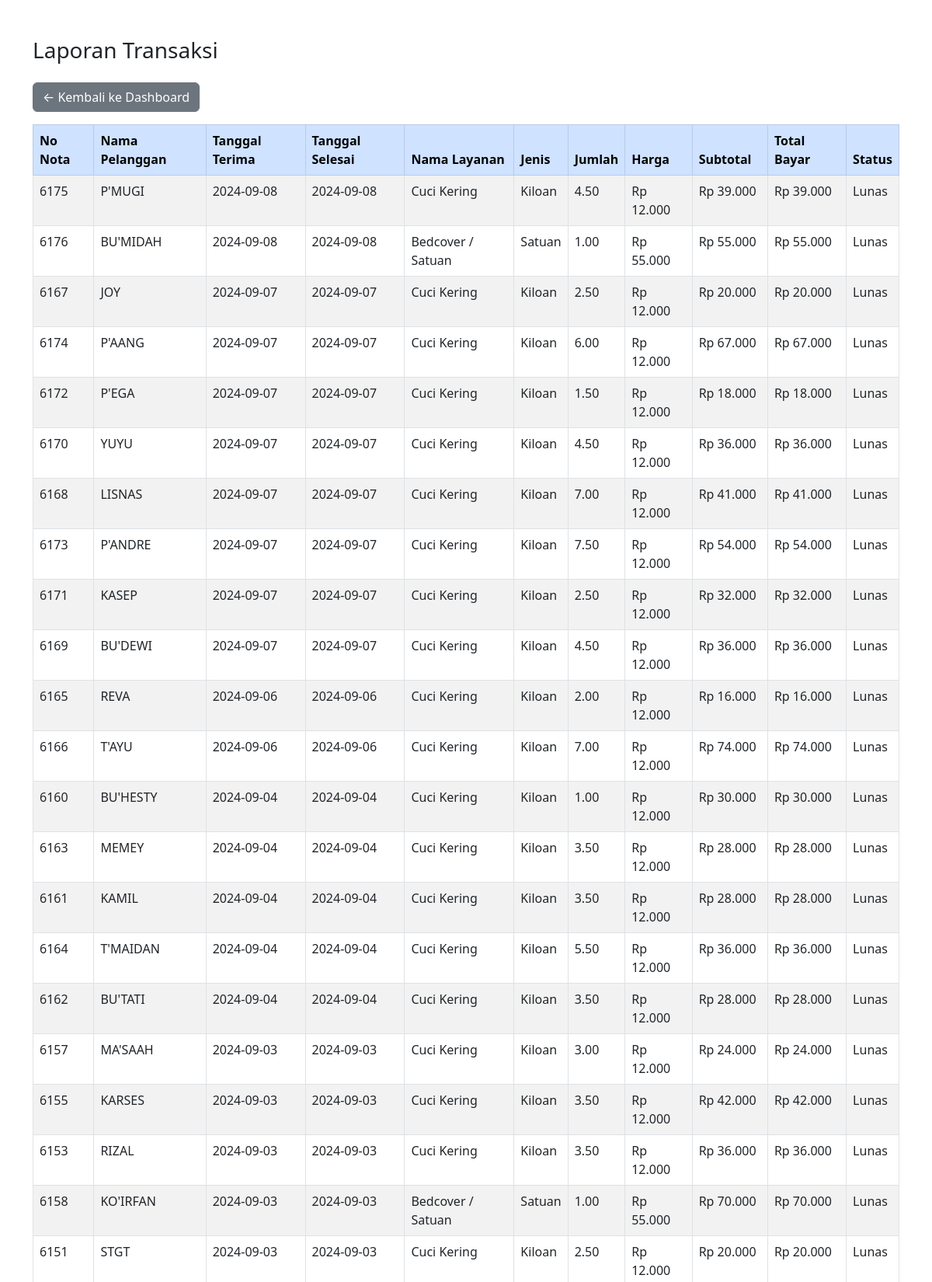
Screenshot of /Keuangan_laundry/laporan.php (upper part) with the database file from the repository.
### tables this page shows
CREATE TABLE Transaksi (
  id_transaksi INT AUTO_INCREMENT PRIMARY KEY,
  id_pelanggan INT,
  tanggal_terima DATE,
  tanggal_selesai DATE,
  no_nota VARCHAR(10),
  total_bayar DECIMAL(10,2),
  status_pembayaran ENUM('Lunas', 'Belum Lunas'),
  FOREIGN KEY (id_pelanggan) REFERENCES Pelanggan(id_pelanggan)
);

CREATE TABLE Pelanggan (
  id_pelanggan INT AUTO_INCREMENT PRIMARY KEY,
  nama VARCHAR(100),
  no_hp VARCHAR(15)
);

CREATE TABLE Layanan (
  id_layanan INT AUTO_INCREMENT PRIMARY KEY,
  nama_layanan VARCHAR(100),       
  jenis ENUM('Satuan', 'Kiloan'),   
  harga DECIMAL(10,2)      
);

CREATE TABLE Detail_Transaksi (
  id_detail INT AUTO_INCREMENT PRIMARY KEY,
  id_transaksi INT,
  id_layanan INT,
  jumlah DECIMAL(5,2),               
  subtotal DECIMAL(10,2),
  FOREIGN KEY (id_transaksi) REFERENCES Transaksi(id_transaksi),
  FOREIGN KEY (id_layanan) REFERENCES Layanan(id_layanan)
);

### Keuangan_laundry/laporan.php (the view, shortened to what this page needs)
<?php
include 'db.php';
?>
<!DOCTYPE html>
<html lang="id">
<head>
    <link href="https://cdn.jsdelivr.net/npm/bootstrap@5.3.0/dist/css/bootstrap.min.css" rel="stylesheet">
</head>
<body>
<div class="container mt-5">
    <h3 class="mb-4">Laporan Transaksi</h3>
    <a href="index.php" class="btn btn-secondary mb-3">← Kembali ke Dashboard</a>
    <table class="table table-bordered table-striped">
        <thead class="table-primary">
            <tr>
                <th>No Nota</th>
                <th>Nama Pelanggan</th>
                <th>Tanggal Terima</th>
                <th>Tanggal Selesai</th>
                <th>Nama Layanan</th>
                <th>Jenis</th>
                <th>Jumlah</th>
                <th>Harga</th>
                <th>Subtotal</th>
                <th>Total Bayar</th>
                <th>Status</th>
            </tr>
        </thead>
        <tbody>
        <?php
        $query = "
            SELECT
                t.no_nota,
                p.nama AS nama_pelanggan,
                t.tanggal_terima,
                t.tanggal_selesai,
                l.nama_layanan,
                l.jenis,
                dt.jumlah,
                l.harga,
                dt.subtotal,
                t.total_bayar,
                t.status_pembayaran
            FROM transaksi t
            JOIN pelanggan p ON t.id_pelanggan = p.id_pelanggan
            JOIN detail_transaksi dt ON t.id_transaksi = dt.id_transaksi
            JOIN layanan l ON dt.id_layanan = l.id_layanan
            ORDER BY t.tanggal_terima DESC
        ";
        $result = mysqli_query($conn, $query);
        while ($row = mysqli_fetch_assoc($result)) {
            echo "<tr>
                <td>{$row['no_nota']}</td>
                <td>{$row['nama_pelanggan']}</td>
                <td>{$row['tanggal_terima']}</td>
                <td>{$row['tanggal_selesai']}</td>
                <td>{$row['nama_layanan']}</td>
                <td>{$row['jenis']}</td>
                <td>{$row['jumlah']}</td>
                <td>Rp " . number_format($row['harga'], 0, ',', '.') . "</td>
                <td>Rp " . number_format($row['subtotal'], 0, ',', '.') . "</td>
                <td>Rp " . number_format($row['total_bayar'], 0, ',', '.') . "</td>
                <td>{$row['status_pembayaran']}</td>
            </tr>";
        }
        ?>
        </tbody>
    </table>
</div>
</body>
</html>

### rows the page displays
transaksi: no_nota "6175", id_pelanggan.nama "P'MUGI", tanggal_terima "2024-09-08", tanggal_selesai "2024-09-08", layanan.nama_layanan "Cuci Kering", layanan.jenis "Kiloan", detail_transaksi.jumlah "4.50", layanan.harga "12.000", detail_transaksi.subtotal "39.000", total_bayar "39.000", status_pembayaran "Lunas"
transaksi: no_nota "6176", id_pelanggan.nama "BU'MIDAH", tanggal_terima "2024-09-08", tanggal_selesai "2024-09-08", layanan.nama_layanan "Bedcover / Satuan", layanan.jenis "Satuan", detail_transaksi.jumlah "1.00", layanan.harga "55.000", detail_transaksi.subtotal "55.000", total_bayar "55.000", status_pembayaran "Lunas"
transaksi: no_nota "6167", id_pelanggan.nama "JOY", tanggal_terima "2024-09-07", tanggal_selesai "2024-09-07", layanan.nama_layanan "Cuci Kering", layanan.jenis "Kiloan", detail_transaksi.jumlah "2.50", layanan.harga "12.000", detail_transaksi.subtotal "20.000", total_bayar "20.000", status_pembayaran "Lunas"
transaksi: no_nota "6174", id_pelanggan.nama "P'AANG", tanggal_terima "2024-09-07", tanggal_selesai "2024-09-07", layanan.nama_layanan "Cuci Kering", layanan.jenis "Kiloan", detail_transaksi.jumlah "6.00", layanan.harga "12.000", detail_transaksi.subtotal "67.000", total_bayar "67.000", status_pembayaran "Lunas"
transaksi: no_nota "6172", id_pelanggan.nama "P'EGA", tanggal_terima "2024-09-07", tanggal_selesai "2024-09-07", layanan.nama_layanan "Cuci Kering", layanan.jenis "Kiloan", detail_transaksi.jumlah "1.50", layanan.harga "12.000", detail_transaksi.subtotal "18.000", total_bayar "18.000", status_pembayaran "Lunas"
transaksi: no_nota "6170", id_pelanggan.nama "YUYU", tanggal_terima "2024-09-07", tanggal_selesai "2024-09-07", layanan.nama_layanan "Cuci Kering", layanan.jenis "Kiloan", detail_transaksi.jumlah "4.50", layanan.harga "12.000", detail_transaksi.subtotal "36.000", total_bayar "36.000", status_pembayaran "Lunas"
transaksi: no_nota "6168", id_pelanggan.nama "LISNAS", tanggal_terima "2024-09-07", tanggal_selesai "2024-09-07", layanan.nama_layanan "Cuci Kering", layanan.jenis "Kiloan", detail_transaksi.jumlah "7.00", layanan.harga "12.000", detail_transaksi.subtotal "41.000", total_bayar "41.000", status_pembayaran "Lunas"
transaksi: no_nota "6173", id_pelanggan.nama "P'ANDRE", tanggal_terima "2024-09-07", tanggal_selesai "2024-09-07", layanan.nama_layanan "Cuci Kering", layanan.jenis "Kiloan", detail_transaksi.jumlah "7.50", layanan.harga "12.000", detail_transaksi.subtotal "54.000", total_bayar "54.000", status_pembayaran "Lunas"
transaksi: no_nota "6171", id_pelanggan.nama "KASEP", tanggal_terima "2024-09-07", tanggal_selesai "2024-09-07", layanan.nama_layanan "Cuci Kering", layanan.jenis "Kiloan", detail_transaksi.jumlah "2.50", layanan.harga "12.000", detail_transaksi.subtotal "32.000", total_bayar "32.000", status_pembayaran "Lunas"
transaksi: no_nota "6169", id_pelanggan.nama "BU'DEWI", tanggal_terima "2024-09-07", tanggal_selesai "2024-09-07", layanan.nama_layanan "Cuci Kering", layanan.jenis "Kiloan", detail_transaksi.jumlah "4.50", layanan.harga "12.000", detail_transaksi.subtotal "36.000", total_bayar "36.000", status_pembayaran "Lunas"
transaksi: no_nota "6165", id_pelanggan.nama "REVA", tanggal_terima "2024-09-06", tanggal_selesai "2024-09-06", layanan.nama_layanan "Cuci Kering", layanan.jenis "Kiloan", detail_transaksi.jumlah "2.00", layanan.harga "12.000", detail_transaksi.subtotal "16.000", total_bayar "16.000", status_pembayaran "Lunas"
transaksi: no_nota "6166", id_pelanggan.nama "T'AYU", tanggal_terima "2024-09-06", tanggal_selesai "2024-09-06", layanan.nama_layanan "Cuci Kering", layanan.jenis "Kiloan", detail_transaksi.jumlah "7.00", layanan.harga "12.000", detail_transaksi.subtotal "74.000", total_bayar "74.000", status_pembayaran "Lunas"
transaksi: no_nota "6160", id_pelanggan.nama "BU'HESTY", tanggal_terima "2024-09-04", tanggal_selesai "2024-09-04", layanan.nama_layanan "Cuci Kering", layanan.jenis "Kiloan", detail_transaksi.jumlah "1.00", layanan.harga "12.000", detail_transaksi.subtotal "30.000", total_bayar "30.000", status_pembayaran "Lunas"
transaksi: no_nota "6163", id_pelanggan.nama "MEMEY", tanggal_terima "2024-09-04", tanggal_selesai "2024-09-04", layanan.nama_layanan "Cuci Kering", layanan.jenis "Kiloan", detail_transaksi.jumlah "3.50", layanan.harga "12.000", detail_transaksi.subtotal "28.000", total_bayar "28.000", status_pembayaran "Lunas"
transaksi: no_nota "6161", id_pelanggan.nama "KAMIL", tanggal_terima "2024-09-04", tanggal_selesai "2024-09-04", layanan.nama_layanan "Cuci Kering", layanan.jenis "Kiloan", detail_transaksi.jumlah "3.50", layanan.harga "12.000", detail_transaksi.subtotal "28.000", total_bayar "28.000", status_pembayaran "Lunas"
transaksi: no_nota "6164", id_pelanggan.nama "T'MAIDAN", tanggal_terima "2024-09-04", tanggal_selesai "2024-09-04", layanan.nama_layanan "Cuci Kering", layanan.jenis "Kiloan", detail_transaksi.jumlah "5.50", layanan.harga "12.000", detail_transaksi.subtotal "36.000", total_bayar "36.000", status_pembayaran "Lunas"
transaksi: no_nota "6162", id_pelanggan.nama "BU'TATI", tanggal_terima "2024-09-04", tanggal_selesai "2024-09-04", layanan.nama_layanan "Cuci Kering", layanan.jenis "Kiloan", detail_transaksi.jumlah "3.50", layanan.harga "12.000", detail_transaksi.subtotal "28.000", total_bayar "28.000", status_pembayaran "Lunas"
transaksi: no_nota "6157", id_pelanggan.nama "MA'SAAH", tanggal_terima "2024-09-03", tanggal_selesai "2024-09-03", layanan.nama_layanan "Cuci Kering", layanan.jenis "Kiloan", detail_transaksi.jumlah "3.00", layanan.harga "12.000", detail_transaksi.subtotal "24.000", total_bayar "24.000", status_pembayaran "Lunas"
transaksi: no_nota "6155", id_pelanggan.nama "KARSES", tanggal_terima "2024-09-03", tanggal_selesai "2024-09-03", layanan.nama_layanan "Cuci Kering", layanan.jenis "Kiloan", detail_transaksi.jumlah "3.50", layanan.harga "12.000", detail_transaksi.subtotal "42.000", total_bayar "42.000", status_pembayaran "Lunas"
transaksi: no_nota "6153", id_pelanggan.nama "RIZAL", tanggal_terima "2024-09-03", tanggal_selesai "2024-09-03", layanan.nama_layanan "Cuci Kering", layanan.jenis "Kiloan", detail_transaksi.jumlah "3.50", layanan.harga "12.000", detail_transaksi.subtotal "36.000", total_bayar "36.000", status_pembayaran "Lunas"
transaksi: no_nota "6158", id_pelanggan.nama "KO'IRFAN", tanggal_terima "2024-09-03", tanggal_selesai "2024-09-03", layanan.nama_layanan "Bedcover / Satuan", layanan.jenis "Satuan", detail_transaksi.jumlah "1.00", layanan.harga "55.000", detail_transaksi.subtotal "70.000", total_bayar "70.000", status_pembayaran "Lunas"
transaksi: no_nota "6151", id_pelanggan.nama "STGT", tanggal_terima "2024-09-03", tanggal_selesai "2024-09-03", layanan.nama_layanan "Cuci Kering", layanan.jenis "Kiloan", detail_transaksi.jumlah "2.50", layanan.harga "12.000", detail_transaksi.subtotal "20.000", total_bayar "20.000", status_pembayaran "Lunas"
